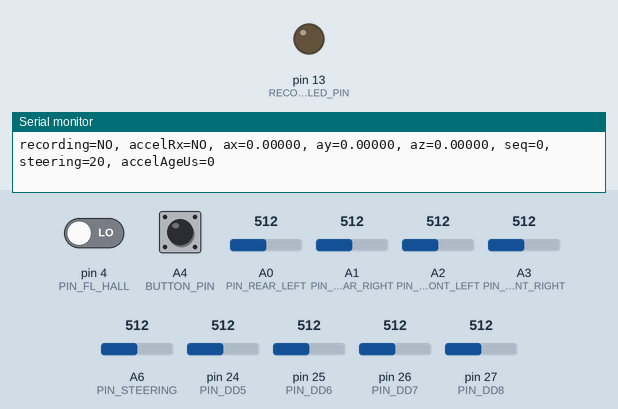
Simulated run of this sketch. Board: Teensy 4. On the bench: output pins drawn as LEDs (lit = HIGH), the last lines printed to the serial monitor. The test bench sets the inputs (shaded band); at power-on: A4 (BUTTON_PIN) LOW, pin 4 (PIN_FL_HALL) LOW, A0 (PIN_REAR_LEFT) = 512, A1 (PIN_REAR_RIGHT) = 512, A2 (PIN_FRONT_LEFT) = 512, A3 (PIN_FRONT_RIGHT) = 512, A6 (PIN_STEERING) = 512, pin 24 (PIN_DD5) = 512, pin 25 (PIN_DD6) = 512, pin 26 (PIN_DD7) = 512, pin 27 (PIN_DD8) = 512. Storage starts empty.

Above: at 1.4 s.
1.5 s: A4 (BUTTON_PIN) pulled HIGH for 1 s
4.0 s: A4 (BUTTON_PIN) pulled HIGH for 3.2 s
At 6.3 s:
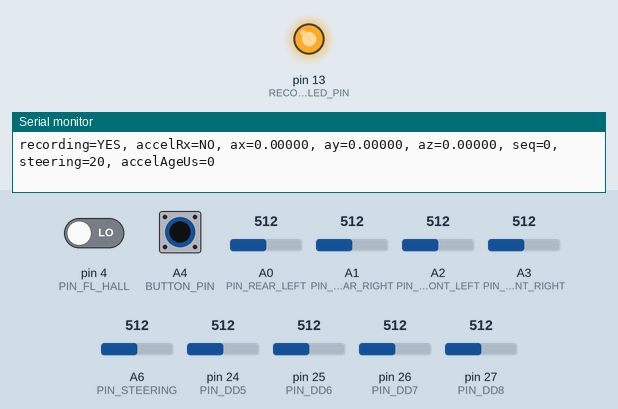
Timing chart, 0 to 8.8 s (numbered marks = the images above; inputs shaded):
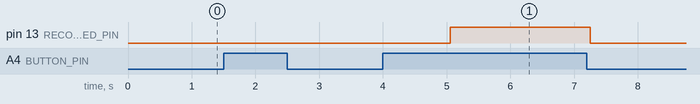

Measured:
- after the input at 4.0 s, pin 13 (RECORDING_LED_PIN): LOW → HIGH after 1.1 s, → LOW 2.2 s later

The sketch:

MasterTeensySketch.ino
```cpp
#include <SD.h>
#include <SPI.h>
#include <SoftwareSerial.h>
#include <math.h>

const int ACCEL_LINK_RX_PIN = 23;
const int ACCEL_LINK_TX_PIN = 22;
const unsigned long ACCEL_LINK_BAUD = 115200;
SoftwareSerial accelLink(ACCEL_LINK_RX_PIN, ACCEL_LINK_TX_PIN);

const float ACCEL_SCALE = 1000.0;
const int MAX_ACCEL_MG = 8000;
const float MIN_ACCEL_VECTOR_G = 0.0;
const float MAX_ACCEL_VECTOR_G = 4.0;
const int PIN_FRONT_RIGHT = A3;
const int PIN_FRONT_LEFT  = A2;
const int PIN_REAR_RIGHT  = A1;
const int PIN_REAR_LEFT   = A0;
const int PIN_STEERING    = A6;
const int PIN_FL_HALL     = 4;
const int PIN_DD5         = A10;
const int PIN_DD6         = A11;
const int PIN_DD7         = A12;
const int PIN_DD8         = A13;
const int BUTTON_PIN      = 18;
const int RECORDING_LED_PIN = LED_BUILTIN;
const unsigned long SAMPLE_PERIOD_US = 5000;
const int CHIP_SELECT = BUILTIN_SDCARD;
const float ADC_MAX_COUNT = 1027.0;
const float ADC_REF_VOLTAGE = 3.3;
const unsigned long SD_RETRY_INTERVAL_MS = 1000;
const unsigned long ZERO_TRIGGER_WINDOW_MS = 1000;
const unsigned long ZERO_CAPTURE_DURATION_MS = 1000;
const unsigned long ZERO_CAPTURE_INTERVAL_MS = 5;
const char *ZERO_FILE_NAME = "zeros.csv";
File dataFile;
String fileName;

unsigned long lastSampleUs = 0;
unsigned long lastSDInitAttemptMs = 0;
unsigned long zeroWindowStartMs = 0;
unsigned long pendingRecordingStartMs = 0;
unsigned long lastRecordingStateBroadcastMs = 0;
unsigned long lastDebugPrintMs = 0;
bool isRecording = false;
bool pendingRecordingStart = false;
bool sdReady = false;
int zeroFlipCount = 0;
float latestAxG = 0.0;
float latestAyG = 0.0;
float latestAzG = 0.0;
uint16_t latestAccelSequence = 0;
unsigned long latestAccelReceivedUs = 0;
bool hasAccelData = false;

bool lastHallState = false;
uint32_t lastHallStateFlipTime = 0;
float rpmFL = 0;

const int BUFFER_SIZE = 512;
char dataBuffer[BUFFER_SIZE];
int dataBufferPosition = 0;
char accelLinkLine[40];
int accelLinkLinePosition = 0;

bool lastReading = false;
bool lastStableState = false;
unsigned long lastDebounceTime = 0;
const unsigned long DEBOUNCE_DELAY = 50;

float zeroFrontRightAngleDeg = 0.0;
float zeroFrontLeftAngleDeg = 0.0;
float zeroRearRightTravel = 0.0;
float zeroRearLeftTravel = 0.0;
float zeroSteeringAngleDeg = 0.0;
bool hasSavedZeros = false;

void sortFloatArray(float values[], int count) {
  for (int i = 1; i < count; i++) {
    float key = values[i];
    int j = i - 1;

    while (j >= 0 && values[j] > key) {
      values[j + 1] = values[j];
      j--;
    }

    values[j + 1] = key;
  }
}

float trimmedAverage(float values[], int count) {
  if (count <= 0) {
    return 0.0;
  }

  sortFloatArray(values, count);

  int trimCount = count / 5;  // Trim 20% from each side.
  int startIndex = trimCount;
  int endIndex = count - trimCount;

  if (endIndex <= startIndex) {
    startIndex = 0;
    endIndex = count;
  }

  float sum = 0.0;
  int usedCount = 0;
  for (int i = startIndex; i < endIndex; i++) {
    sum += values[i];
    usedCount++;
  }

  if (usedCount == 0) {
    return values[count / 2];
  }

  return sum / usedCount;
}

String generateFileName() {
  char filename[24];
  unsigned int count = 0;

  while (true) {
    snprintf(filename, sizeof(filename), "DAQ%03u.csv", count);
    if (!SD.exists(filename)) break;
    count++;
  }

  return String(filename);
}

void handleAccelLinkLine(const char *line) {
  unsigned int sequence = 0;
  int axMilliG = 0;
  int ayMilliG = 0;
  int azMilliG = 0;
  int consumed = 0;

  if (sscanf(line, "A,%u,%d,%d,%d%n", &sequence, &axMilliG, &ayMilliG, &azMilliG, &consumed) != 4) {
    return;
  }

  if (line[consumed] != '\0') {
    return;
  }

  if (
    axMilliG < -MAX_ACCEL_MG || axMilliG > MAX_ACCEL_MG ||
    ayMilliG < -MAX_ACCEL_MG || ayMilliG > MAX_ACCEL_MG ||
    azMilliG < -MAX_ACCEL_MG || azMilliG > MAX_ACCEL_MG
  ) {
    return;
  }

  float axG = axMilliG / ACCEL_SCALE;
  float ayG = ayMilliG / ACCEL_SCALE;
  float azG = azMilliG / ACCEL_SCALE;
  float accelVectorG = sqrt(axG * axG + ayG * ayG + azG * azG);

  if (accelVectorG < MIN_ACCEL_VECTOR_G || accelVectorG > MAX_ACCEL_VECTOR_G) {
    return;
  }

  latestAxG = axG;
  latestAyG = ayG;
  latestAzG = azG;
  latestAccelSequence = (uint16_t)sequence;
  latestAccelReceivedUs = micros();
  hasAccelData = true;
}

void receiveAccelLink() {
  while (accelLink.available()) {
    char incoming = accelLink.read();

    if (incoming == '\r') {
      continue;
    }

    if (incoming == '\n') {
      accelLinkLine[accelLinkLinePosition] = '\0';
      handleAccelLinkLine(accelLinkLine);
      accelLinkLinePosition = 0;
      continue;
    }

    if (accelLinkLinePosition < (int)sizeof(accelLinkLine) - 1) {
      accelLinkLine[accelLinkLinePosition++] = incoming;
    } else {
      accelLinkLinePosition = 0;
    }
  }
}

void sendRecordingStateLink() {
  accelLink.print("R,");
  accelLink.println(isRecording ? 1 : 0);
  lastRecordingStateBroadcastMs = millis();
}

void broadcastRecordingStateLink() {
  if (millis() - lastRecordingStateBroadcastMs >= 250) {
    sendRecordingStateLink();
  }
}

void printDebugStatus() {
  if (millis() - lastDebugPrintMs < 500) {
    return;
  }

  lastDebugPrintMs = millis();
  Serial.print("recording=");
  Serial.print(isRecording ? "YES" : "NO");
  Serial.print(", accelRx=");
  Serial.print(hasAccelData ? "YES" : "NO");
  Serial.print(", ax=");
  Serial.print(latestAxG, 5);
  Serial.print(", ay=");
  Serial.print(latestAyG, 5);
  Serial.print(", az=");
  Serial.print(latestAzG, 5);
  Serial.print(", seq=");
  Serial.print((unsigned int)latestAccelSequence);
  Serial.print(", steering=");
  Serial.print((int) PIN_STEERING);
  Serial.print(", accelAgeUs=");
  Serial.println(hasAccelData ? (micros() - latestAccelReceivedUs) : 0);
}

void writeBufferToSD() {
  if (dataFile && dataBufferPosition > 0) {
    dataFile.write(dataBuffer, dataBufferPosition);
    dataFile.flush();
    dataBufferPosition = 0;
  }
}

bool ensureSDReady() {
  if (sdReady) {
    return true;
  }

  unsigned long nowMs = millis();
  if (nowMs - lastSDInitAttemptMs < SD_RETRY_INTERVAL_MS) {
    return false;
  }

  lastSDInitAttemptMs = nowMs;
  Serial.println("Attempting SD initialization...");

  if (SD.begin(CHIP_SELECT)) {
    sdReady = true;
    Serial.println("SD initialized");
    return true;
  }

  Serial.println("SD initialization FAILED");
  return false;
}

float mapToRange(int rawValue, int rawMin, int rawMax, float outMin, float outMax) {
  if (rawMax == rawMin) {
    return outMin;
  }

  float ratio = (float)(rawValue - rawMin) / (float)(rawMax - rawMin);

  if (ratio < 0.0) ratio = 0.0;
  if (ratio > 1.0) ratio = 1.0;

  return outMin + ratio * (outMax - outMin);
}

void readZeroSensors(
  float &frontRightAngleDeg,
  float &frontLeftAngleDeg,
  float &rearRightTravel,
  float &rearLeftTravel,
  float &steeringAngleDeg
) {
  int rawFrontRight = analogRead(PIN_FRONT_RIGHT);
  int rawFrontLeft  = analogRead(PIN_FRONT_LEFT);
  int rawRearRight  = analogRead(PIN_REAR_RIGHT);
  int rawRearLeft   = analogRead(PIN_REAR_LEFT);
  int rawSteering   = analogRead(PIN_STEERING);

  frontRightAngleDeg = mapToRange(rawFrontRight, 0, 1023, 0.0, 300.0);
  frontLeftAngleDeg  = mapToRange(rawFrontLeft, 0, 1023, 0.0, 300.0);
  rearRightTravel    = mapToRange(rawRearRight, 0, 1023, 0.0, 100.0);
  rearLeftTravel     = mapToRange(rawRearLeft, 0, 1023, 0.0, 100.0);
  steeringAngleDeg   = mapToRange(rawSteering, 0, 1023, -180.0, 180.0);
}

void appendZerosToDataFile() {
  if (!dataFile || !hasSavedZeros) {
    return;
  }

  dataFile.println();
  dataFile.println("ZERO_REFERENCE");
  dataFile.println("Front_Right_Zero_Deg,Front_Left_Zero_Deg,Rear_Right_Zero,Rear_Left_Zero,Steering_Zero_Deg");
  dataFile.print(zeroFrontRightAngleDeg, 4);
  dataFile.print(",");
  dataFile.print(zeroFrontLeftAngleDeg, 4);
  dataFile.print(",");
  dataFile.print(zeroRearRightTravel, 4);
  dataFile.print(",");
  dataFile.print(zeroRearLeftTravel, 4);
  dataFile.print(",");
  dataFile.println(zeroSteeringAngleDeg, 4);
  dataFile.flush();
}

void loadZerosFromSD() {
  if (!ensureSDReady() || !SD.exists(ZERO_FILE_NAME)) {
    return;
  }

  File zeroFile = SD.open(ZERO_FILE_NAME, FILE_READ);
  if (!zeroFile) {
    return;
  }

  zeroFile.readStringUntil('\n');
  String valuesLine = zeroFile.readStringUntil('\n');
  zeroFile.close();

  float parsedFrontRight = 0.0;
  float parsedFrontLeft = 0.0;
  float parsedRearRight = 0.0;
  float parsedRearLeft = 0.0;
  float parsedSteering = 0.0;

  int parsed = sscanf(
    valuesLine.c_str(),
    "%f,%f,%f,%f,%f",
    &parsedFrontRight,
    &parsedFrontLeft,
    &parsedRearRight,
    &parsedRearLeft,
    &parsedSteering
  );

  if (parsed == 5) {
    zeroFrontRightAngleDeg = parsedFrontRight;
    zeroFrontLeftAngleDeg = parsedFrontLeft;
    zeroRearRightTravel = parsedRearRight;
    zeroRearLeftTravel = parsedRearLeft;
    zeroSteeringAngleDeg = parsedSteering;
    hasSavedZeros = true;
    Serial.println("Loaded zeros from zeros.csv");
  }
}

void saveZerosToSD() {
  if (!ensureSDReady()) {
    Serial.println("Zero capture blocked: SD not ready");
    return;
  }

  const int maxSamples = (ZERO_CAPTURE_DURATION_MS / ZERO_CAPTURE_INTERVAL_MS) + 4;
  float frontRightSamples[maxSamples];
  float frontLeftSamples[maxSamples];
  float rearRightSamples[maxSamples];
  float rearLeftSamples[maxSamples];
  float steeringSamples[maxSamples];
  int sampleCount = 0;

  Serial.println("Capturing calibrated zeros for 1 second...");

  unsigned long captureStartMs = millis();
  while ((millis() - captureStartMs) < ZERO_CAPTURE_DURATION_MS && sampleCount < maxSamples) {
    float frontRightAngleDeg;
    float frontLeftAngleDeg;
    float rearRightTravel;
    float rearLeftTravel;
    float steeringAngleDeg;

    readZeroSensors(
      frontRightAngleDeg,
      frontLeftAngleDeg,
      rearRightTravel,
      rearLeftTravel,
      steeringAngleDeg
    );

    frontRightSamples[sampleCount] = frontRightAngleDeg;
    frontLeftSamples[sampleCount] = frontLeftAngleDeg;
    rearRightSamples[sampleCount] = rearRightTravel;
    rearLeftSamples[sampleCount] = rearLeftTravel;
    steeringSamples[sampleCount] = steeringAngleDeg;
    sampleCount++;

    delay(ZERO_CAPTURE_INTERVAL_MS);
  }

  if (sampleCount <= 0) {
    Serial.println("Zero capture failed: no samples collected");
    return;
  }

  zeroFrontRightAngleDeg = trimmedAverage(frontRightSamples, sampleCount);
  zeroFrontLeftAngleDeg = trimmedAverage(frontLeftSamples, sampleCount);
  zeroRearRightTravel = trimmedAverage(rearRightSamples, sampleCount);
  zeroRearLeftTravel = trimmedAverage(rearLeftSamples, sampleCount);
  zeroSteeringAngleDeg = trimmedAverage(steeringSamples, sampleCount);

  if (SD.exists(ZERO_FILE_NAME)) {
    SD.remove(ZERO_FILE_NAME);
  }

  File zeroFile = SD.open(ZERO_FILE_NAME, FILE_WRITE);
  if (!zeroFile) {
    Serial.println("Failed to create zeros.csv");
    sdReady = false;
    return;
  }

  zeroFile.println("Front_Right_Zero_Deg,Front_Left_Zero_Deg,Rear_Right_Zero,Rear_Left_Zero,Steering_Zero_Deg");
  zeroFile.print(zeroFrontRightAngleDeg, 4);
  zeroFile.print(",");
  zeroFile.print(zeroFrontLeftAngleDeg, 4);
  zeroFile.print(",");
  zeroFile.print(zeroRearRightTravel, 4);
  zeroFile.print(",");
  zeroFile.print(zeroRearLeftTravel, 4);
  zeroFile.print(",");
  zeroFile.println(zeroSteeringAngleDeg, 4);
  zeroFile.close();

  hasSavedZeros = true;
  Serial.println("Saved averaged zero reference to zeros.csv");
}

bool registerZeroFlip() {
  unsigned long nowMs = millis();

  if (nowMs - zeroWindowStartMs > ZERO_TRIGGER_WINDOW_MS) {
    zeroWindowStartMs = nowMs;
    zeroFlipCount = 1;
  } else {
    zeroFlipCount++;
  }

  if (zeroFlipCount >= 3) {
    zeroFlipCount = 0;
    zeroWindowStartMs = nowMs;
    saveZerosToSD();
    return true;
  }

  return false;
}

void startRecording() {
  if (!ensureSDReady()) {
    Serial.println("Recording blocked: SD not ready");
    return;
  }

  fileName = generateFileName();
  Serial.print("Creating ");
  Serial.println(fileName);

  dataFile = SD.open(fileName.c_str(), FILE_WRITE);
  if (!dataFile) {
    Serial.println("File open FAILED");
    sdReady = false;
    return;
  }

  dataBufferPosition = 0;
  dataFile.println("Time_us,Front_Right_Angle_Deg,Front_Left_Angle_Deg,Rear_Right_Travel,Rear_Left_Travel,Steering_Angle_Deg,Wheel_Speed_RPM,TPS_Percent,Coolant_Temp_F,RPM,DD8_Volts,ax_g,ay_g,az_g,Accel_Seq,Accel_Age_us");
  dataFile.flush();
  isRecording = true;
  pendingRecordingStart = false;
  lastSampleUs = micros() - SAMPLE_PERIOD_US;
  digitalWrite(RECORDING_LED_PIN, HIGH);
  sendRecordingStateLink();
  Serial.println("Recording STARTED");
}

void stopRecording() {
  if (!isRecording) return;

  writeBufferToSD();
  appendZerosToDataFile();

  if (dataFile) {
    dataFile.close();
  }

  isRecording = false;
  pendingRecordingStart = false;
  digitalWrite(RECORDING_LED_PIN, LOW);
  sendRecordingStateLink();
  Serial.println("Recording STOPPED");
}

void setup() {
  Serial.begin(115200);
  while (!Serial && millis() < 3000);

  pinMode(BUTTON_PIN, INPUT_PULLDOWN);
  pinMode(RECORDING_LED_PIN, OUTPUT);
  digitalWrite(RECORDING_LED_PIN, LOW);

  accelLink.begin(ACCEL_LINK_BAUD);

  delay(200);
  ensureSDReady();
  loadZerosFromSD();
}

void loop() {
  receiveAccelLink();
  broadcastRecordingStateLink();
  printDebugStatus();

  bool reading = digitalRead(BUTTON_PIN);

  if (reading != lastReading) {
    lastDebounceTime = millis();
  }

  if ((millis() - lastDebounceTime) > DEBOUNCE_DELAY) {
    if (reading != lastStableState) {
      lastStableState = reading;
      bool zeroTriggered = registerZeroFlip();

      if (zeroTriggered) {
        pendingRecordingStart = false;
      } else if (lastStableState && !isRecording) {
        pendingRecordingStart = true;
        pendingRecordingStartMs = millis();
        Serial.println("Recording start pending...");
      }

      if (!lastStableState && isRecording) {
        stopRecording();
      } else if (!lastStableState && !isRecording) {
        pendingRecordingStart = false;
      }
    }
  }

  lastReading = reading;
  if (pendingRecordingStart && !isRecording) {
    if (!lastStableState) {
      pendingRecordingStart = false;
    } else if (millis() - pendingRecordingStartMs >= ZERO_TRIGGER_WINDOW_MS) {
      startRecording();
    }
  }

  if (!isRecording) {
    return;
  }

  unsigned long nowUs = micros();

  if (nowUs - lastSampleUs < SAMPLE_PERIOD_US) {
    return;
  }

  lastSampleUs = nowUs;

  int rawFrontRight = analogRead(PIN_FRONT_RIGHT);
  int rawFrontLeft  = analogRead(PIN_FRONT_LEFT);
  int rawRearRight  = analogRead(PIN_REAR_RIGHT);
  int rawRearLeft   = analogRead(PIN_REAR_LEFT);
  int rawSteering   = analogRead(PIN_STEERING);

  int rawDD5 = analogRead(PIN_DD5);
  int rawDD6 = analogRead(PIN_DD6);
  int rawDD7 = analogRead(PIN_DD7);
  int rawDD8 = analogRead(PIN_DD8);

  bool hallState = digitalRead(PIN_FL_HALL);
  uint32_t currentTime = millis();

  if(lastHallState == true && hallState == false){
    rpmFL = 1.0 / ((float)(currentTime - lastHallStateFlipTime) / 1000.0 / 60.0);
    lastHallStateFlipTime = currentTime;
  }
  if(abs(lastHallStateFlipTime - currentTime) > 1000) rpmFL = 0;

  lastHallState = hallState;

  float frontRightAngleDeg = mapToRange(rawFrontRight, 0, 1023, 0.0, 300.0);
  float frontLeftAngleDeg  = mapToRange(rawFrontLeft, 0, 1023, 0.0, 300.0);
  float rearRightTravel    = mapToRange(rawRearRight, 0, 1023, 0.0, 100.0);
  float rearLeftTravel     = mapToRange(rawRearLeft, 0, 1023, 0.0, 100.0);
  float steeringAngleDeg   = mapToRange(rawSteering, 0, 1023, -180.0, 180.0);

  float tpsPercent = mapToRange(rawDD5, 0, 1023, 0.0, 100.0);
  float coolantTempF = mapToRange(rawDD6, 0, 1023, 30.0, 300.0);
  float rpmValue = mapToRange(rawDD7, 0, 1023, 0.0, 13500.0);
  float dd8Volts = rawDD8 * ADC_REF_VOLTAGE / ADC_MAX_COUNT;

  float axG = latestAxG;
  float ayG = latestAyG;
  float azG = latestAzG;
  unsigned long accelAgeUs = hasAccelData ? (nowUs - latestAccelReceivedUs) : 0;

  int len = snprintf(
    dataBuffer + dataBufferPosition,
    BUFFER_SIZE - dataBufferPosition,
    "%lu,%.4f,%.4f,%.4f,%.4f,%.4f,%.2f,%.2f,%.2f,%.0f,%.4f,%.5f,%.5f,%.5f,%u,%lu\n",
    nowUs,
    frontRightAngleDeg,
    frontLeftAngleDeg,
    rearRightTravel,
    rearLeftTravel,
    steeringAngleDeg,
    rpmFL,
    tpsPercent,
    coolantTempF,
    rpmValue,
    dd8Volts,
    axG,
    ayG,
    azG,
    (unsigned int)latestAccelSequence,
    accelAgeUs
  );

  if (len <= 0) {
    return;
  }

  if (len >= (BUFFER_SIZE - dataBufferPosition)) {
    writeBufferToSD();
    len = snprintf(
      dataBuffer + dataBufferPosition,
      BUFFER_SIZE - dataBufferPosition,
      "%lu,%.4f,%.4f,%.4f,%.4f,%.4f,%.2f,%.2f,%.2f,%.0f,%.4f,%.5f,%.5f,%.5f,%u,%lu\n",
      nowUs,
      frontRightAngleDeg,
      frontLeftAngleDeg,
      rearRightTravel,
      rearLeftTravel,
      steeringAngleDeg,
      rpmFL,
      tpsPercent,
      coolantTempF,
      rpmValue,
      dd8Volts,
      axG,
      ayG,
      azG,
      (unsigned int)latestAccelSequence,
      accelAgeUs
    );

    if (len <= 0 || len >= BUFFER_SIZE) {
      return;
    }
  }

  dataBufferPosition += len;

  if (dataBufferPosition >= BUFFER_SIZE - 96) {
    writeBufferToSD();
  }
}
```
